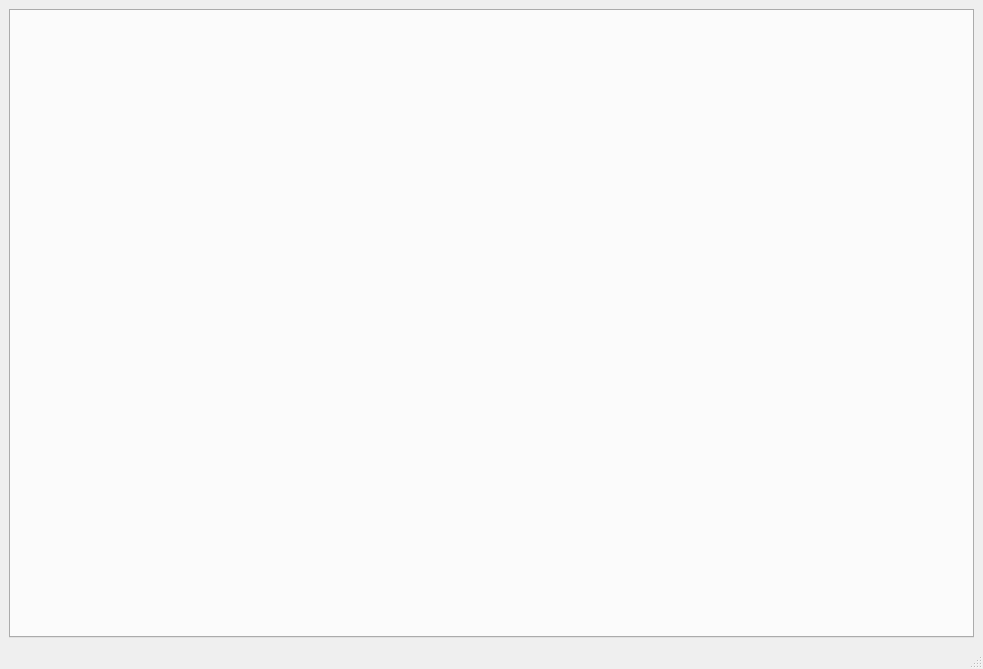
<?xml version="1.0" encoding="UTF-8"?>
<ui version="4.0">
 <class>MainWindow</class>
 <widget class="QMainWindow" name="MainWindow">
  <property name="geometry">
   <rect>
    <x>0</x>
    <y>0</y>
    <width>983</width>
    <height>669</height>
   </rect>
  </property>
  <property name="windowTitle">
   <string>UMDH-GUI</string>
  </property>
  <widget class="QWidget" name="centraWlidget">
   <property name="sizePolicy">
    <sizepolicy hsizetype="Expanding" vsizetype="Expanding">
     <horstretch>0</horstretch>
     <verstretch>0</verstretch>
    </sizepolicy>
   </property>
   <property name="maximumSize">
    <size>
     <width>16777215</width>
     <height>16777215</height>
    </size>
   </property>
   <property name="autoFillBackground">
    <bool>true</bool>
   </property>
   <layout class="QGridLayout" name="gridLayout_3">
    <item row="0" column="0">
     <widget class="QTabWidget" name="tabWidget">
      <property name="currentIndex">
       <number>-1</number>
      </property>
      <property name="movable">
       <bool>true</bool>
      </property>
     </widget>
    </item>
   </layout>
  </widget>
  <widget class="QMenuBar" name="menubar">
   <property name="geometry">
    <rect>
     <x>0</x>
     <y>0</y>
     <width>983</width>
     <height>21</height>
    </rect>
   </property>
  </widget>
  <widget class="QStatusBar" name="statusbar"/>
 </widget>
 <resources/>
 <connections/>
</ui>
